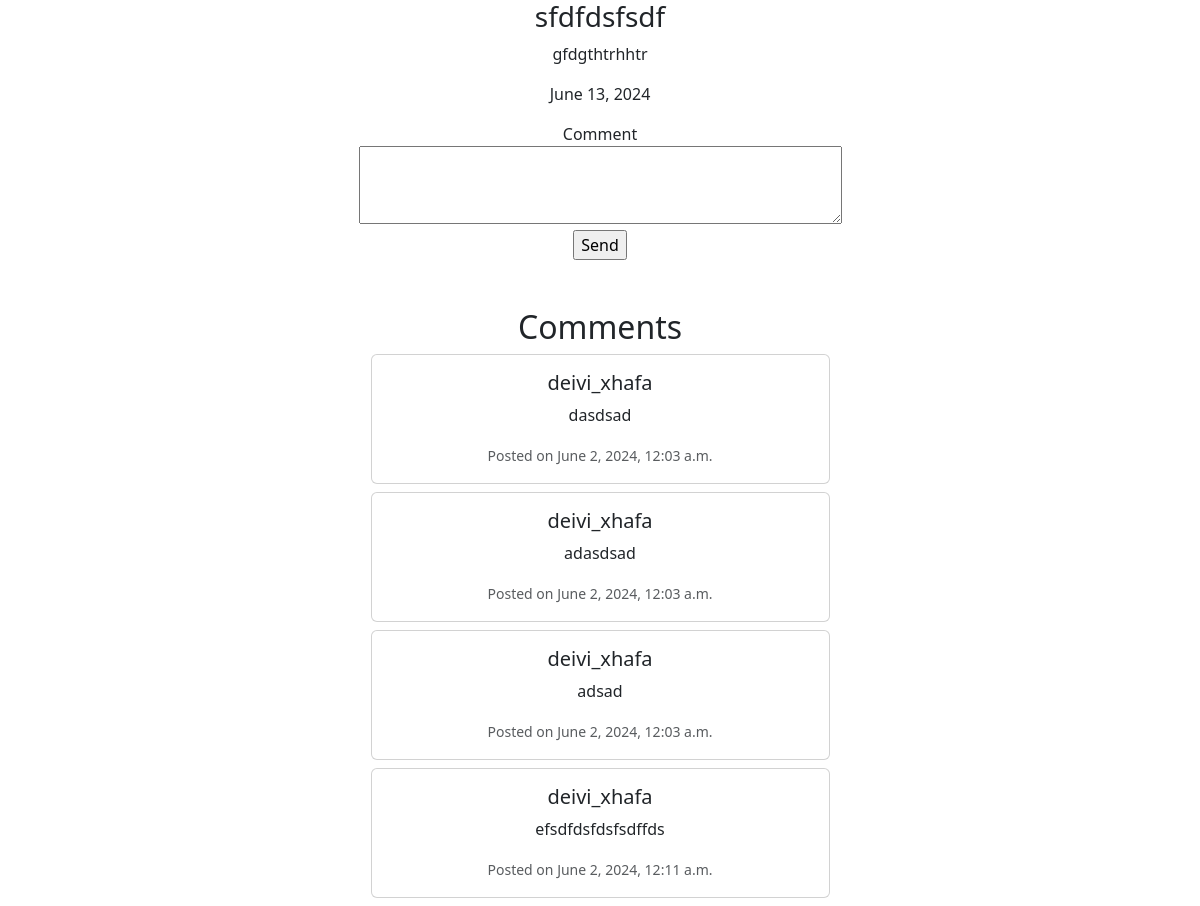
Page /project/subtask/view/3 on the committed database.
### project/models.py (models this page shows, shortened)
class SubTask(models.Model):
    submited_by=models.ForeignKey(User,on_delete=models.CASCADE,null=True)
    task=models.ForeignKey(Task,on_delete=models.CASCADE,null=True)
    name=models.CharField(max_length=30)
    description=models.CharField(max_length=400,null=True)
    deadline=models.DateField(null=True)
    priority=models.ForeignKey(Priority,on_delete=models.CASCADE)
    submited=models.DateTimeField(auto_now=True)
    member=models.ForeignKey(Member,on_delete=models.CASCADE,null=True)
    subtask_status=models.ForeignKey(TaskStatus,on_delete=models.CASCADE,null=True)
    member_type=models.ForeignKey(MemberType,on_delete=models.CASCADE,default=1)

class SubTaskComment(models.Model):
    user=models.ForeignKey(User,on_delete=models.CASCADE,null=True)
    task=models.ForeignKey(SubTask,on_delete=models.CASCADE)
    comment=models.CharField(max_length=400)
    submited=models.DateTimeField(auto_now=True)

### project/views.py (the view, shortened to what this page needs)
# urls.py: path('subtask/view/<id>',SubTaskIDView.as_view()),
class SubTaskIDView(View):
    def get(self,request,id):
        subtask_object=SubTask.objects.get(id=id)
        sub_task_comment=SubTaskComment.objects.filter(task=subtask_object)
        return render(request,'subtask_view.property.html',{'sub_task_comment':sub_task_comment,'subtask':subtask_object})

### project/templates/subtask_view.property.html (shortened to what this page needs)
<!DOCTYPE html>
<html lang="en" dir="ltr">
  <head>
    <link href="https://cdn.jsdelivr.net/npm/bootstrap@5.3.3/dist/css/bootstrap.min.css" rel="stylesheet">
  </head>
  <body>
    <div class="container text-center">
  <div class="row align-items-start">
    <div class="col">
      <h3>{{subtask.name}}</h3>
      <p>{{subtask.description}}</p>
      <p>{{subtask.deadline}}</p>
      <form class="" method="post">
      Comment <textarea name="comment" rows="3" cols="50"></textarea>
      <input type="submit" name="" value="Send">
      </form>
      <div class="container mt-5">
        <h2>Comments</h2>
      {% for comment in sub_task_comment %}
        <div class="comment-section">
            <div id="commentsList">
                <div class="card mb-2">
                    <div class="card-body">
                        <h5 class="card-title">{{comment.user}}</h5>
                        <p class="card-text">{{comment.comment}}</p>
                        <small class="text-muted">Posted on {{comment.submited}}</small>
                    </div>
                </div>
            </div>
        </div>
        {% endfor %}
    </div>
    </div>
  </div>
</div>
  </body>
</html>

### rows in the picture
SubTask: description "gfdgthtrhhtr", deadline "June 13, 2024"
SubTaskComment: user "deivi_xhafa", comment "dasdsad", submited "June 2, 2024, 12:03 a.m."
SubTaskComment: user "deivi_xhafa", comment "adasdsad", submited "June 2, 2024, 12:03 a.m."
SubTaskComment: user "deivi_xhafa", comment "adsad", submited "June 2, 2024, 12:03 a.m."
SubTaskComment: user "deivi_xhafa", comment "efsdfdsfdsfsdffds", submited "June 2, 2024, 12:11 a.m."
